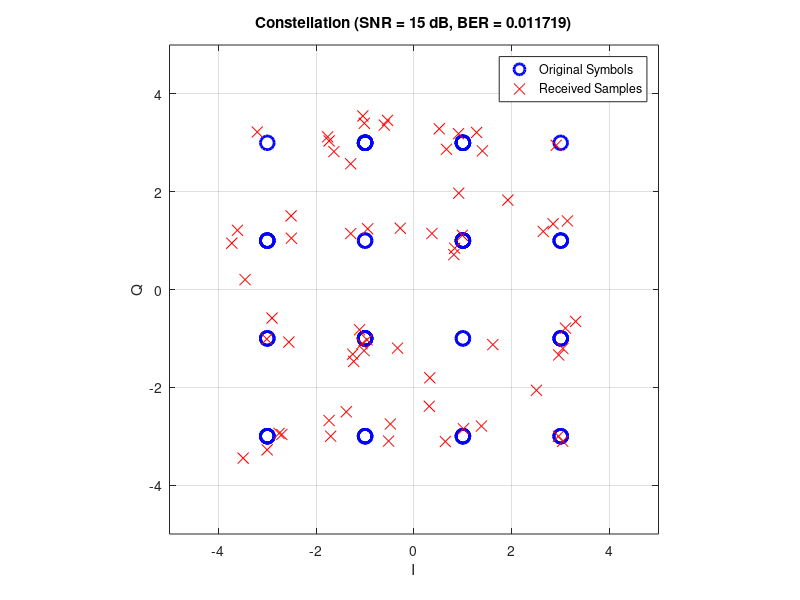
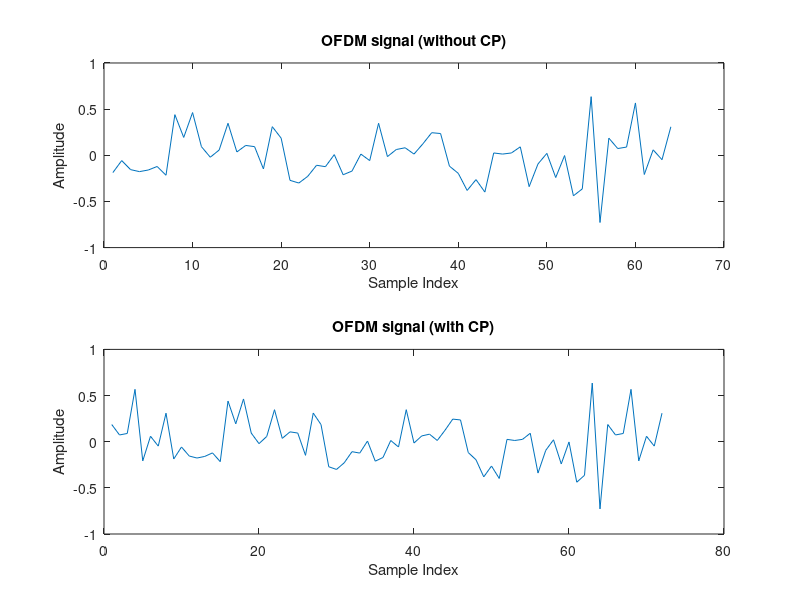

Recreate these plots in MATLAB, in order.
clc , clear
%% Input Data
bits = randi([0 1], 1,256);

num_subcarriers = 64;
padding_needed = mod(4 - mod(length(bits), 4), 4);
bits = [bits, zeros(1, padding_needed)];
I_bits = bits;

%% Bit-to-Symbol Mapping 16-QAMA
bit_4 = reshape(bits ,4, []);
symbols = zeros(1,size(bit_4,2));


for k=1:size(bit_4,2)
    pair = bit_4(: , k);
    if isequal(pair, [0; 0; 0; 0])
        symbols(k)= 1 + 1j;
    elseif isequal(pair, [0; 0; 0; 1])
        symbols(k) = 3 + 1j;
    elseif isequal(pair, [0; 1; 0; 0])
        symbols(k) = 1 + 3j;
    elseif isequal(pair, [0; 1; 0; 1])
        symbols(k) = 3 + 3j;
    elseif isequal(pair, [0; 0; 1; 0])
        symbols(k) = -1 + 1j;
    elseif isequal(pair, [0; 1; 1; 0])
        symbols(k) = -1 + 3j;
    elseif isequal(pair, [0; 0; 1; 1])
        symbols(k) = -3 + 1j;
    elseif isequal(pair, [0; 1; 1; 1])
        symbols(k) = -3 + 3j;
    elseif isequal(pair, [1; 0; 1; 0])
        symbols(k) = -1 - 1j;
    elseif isequal(pair, [1; 1; 1; 0])
        symbols(k) = -1 - 3j;
    elseif isequal(pair, [1; 0; 1; 1])
        symbols(k) = -3 - 1j;
    elseif isequal(pair, [1; 1; 1; 1])
        symbols(k) = -3 - 3j;
    elseif isequal(pair, [1; 0; 0; 0])
        symbols(k) = 1 - 1j;
    elseif isequal(pair, [1; 1; 0; 0])
        symbols(k) = 1 - 3j;
    elseif isequal(pair, [1; 0; 0; 1])
        symbols(k) = 3 - 1j;
    elseif isequal(pair, [1; 1; 0; 1])
        symbols(k) = 3 - 3j;
    end

end
%%  Serial to Parallel
ofdm_blocks = reshape(symbols, num_subcarriers, []); 

%% IFFT
ofdm_time = ifft(ofdm_blocks, num_subcarriers, 1);

%% Adding Cyclic Prefix
cp_len = num_subcarriers / 8;
ofdm_with_cp = zeros(num_subcarriers + cp_len, size(ofdm_time,2));

for i = 1:size(ofdm_time, 2)
   cp = ofdm_time(end - cp_len + 1:end, i);
    ofdm_with_cp(:, i) = [cp; ofdm_time(:, i)];
end

%% Parallel to Serial
ofdm_serial = ofdm_with_cp(:).';


%%





%% Channel
snr = 15; 
rx_serial = awgn(ofdm_serial, snr, 'measured');


%%





%% Serial to Parallel
rx_matrix = reshape(rx_serial,num_subcarriers + cp_len , []);

%% Cyclic Prefix Removal
rx_no_cp = rx_matrix(cp_len+1:end, :); %remove cp

%% FFT
rx_freq = fft(rx_no_cp, num_subcarriers, 1);  % size: [64 × num_blocks]

%% Parallel to Serial
rx_symbols = rx_freq(:).'; 

%% Symbol-to-Bit Mapping 16-QAM

sampled_I = real(rx_symbols);
sampled_Q = imag(rx_symbols);


Rbits = zeros(4,length(rx_symbols));
for k=1 :length(sampled_I)
    if sampled_I(k) > 0 && sampled_I(k) < 2 && sampled_Q(k) > 0 && sampled_Q(k) < 2
        Rbits(:, k) = [0; 0; 0 ; 0];
    elseif sampled_I(k) > 2 && sampled_Q(k) > 0 && sampled_Q(k) < 2
        Rbits(:, k) = [0; 0; 0; 1];
    elseif sampled_I(k) > 0 && sampled_I(k) < 2 && sampled_Q(k) > 2
        Rbits(:, k) = [0 ; 1; 0; 0];
    elseif sampled_I(k) > 2 && sampled_Q(k) > 2
        Rbits(:, k) = [0; 1; 0; 1];
    elseif sampled_I(k) > -2 && sampled_I(k) < 0 && sampled_Q(k) > 0 && sampled_Q(k) < 2
        Rbits(:, k) = [0; 0; 1; 0];
    elseif sampled_I(k) > -2 && sampled_I(k) < 0 && sampled_Q(k) > 2
        Rbits(:, k) = [0 ; 1; 1; 0];
    elseif sampled_I(k) > -2 && sampled_I(k) < 0 && sampled_Q(k) < 0 && sampled_Q(k) > -2
        Rbits(:, k) = [1; 0; 1; 0];
    elseif sampled_I(k) > -2 && sampled_I(k) < 0 && sampled_Q(k) < -2
        Rbits(:, k) = [1; 1; 1; 0];
    elseif sampled_I(k) < -2 && sampled_Q(k) > 0 && sampled_Q(k) < 2
        Rbits(:, k) = [0; 0; 1; 1];
    elseif sampled_I(k) < -2   && sampled_Q(k) > 2
        Rbits(:, k) = [0 ; 1; 1; 1];
    elseif sampled_I(k) < -2 && sampled_Q(k) < 0 && sampled_Q(k) > -2
        Rbits(:, k) = [1; 0; 1; 1];
    elseif sampled_I(k) < -2 && sampled_Q(k) < -2
        Rbits(:, k) = [1; 1; 1; 1];      
    elseif sampled_I(k) > 0 && sampled_I(k) < 2 && sampled_Q(k) < 0 && sampled_Q(k) > -2
        Rbits(:, k) = [1; 0; 0; 0];        
    elseif sampled_I(k) > 0 && sampled_I(k) < 2 && sampled_Q(k) < -2
        Rbits(:, k) = [1; 1; 0; 0];
    elseif sampled_I(k) > 2 && sampled_Q(k) < 0 && sampled_Q(k) > -2
        Rbits(:, k) = [1; 0; 0; 1];
    elseif sampled_I(k) > 2 && sampled_Q(k) < -2
        Rbits(:, k) = [1; 1; 0; 1];

    end
end



%% Output Data

Rbits = Rbits(:).';

min_len = min(length(Rbits), length(I_bits));
num_errors = sum(Rbits(1:min_len) ~= I_bits(1:min_len));
ber = num_errors / min_len;
fprintf('BER: %.4f\n', ber);

figure;
plot(real(symbols), imag(symbols), 'bo', 'MarkerSize', 10, 'LineWidth', 2)
hold on;
plot(sampled_I, sampled_Q, 'rx', 'MarkerSize', 8);
legend('Original Symbols','Received Samples');
grid on;
xlim([-5 5]); ylim([-5 5]);
xlabel('I'); ylabel('Q');
title(['Constellation (SNR = ', num2str(snr), ' dB, BER = ', num2str(ber), ')']);
axis square;



figure;
subplot(2,1,1);
plot(real(ofdm_time(:,1)));
title('OFDM signal (without CP)');
xlabel('Sample Index'); ylabel('Amplitude');

subplot(2,1,2);
plot(real(ofdm_with_cp(:,1)));
title('OFDM signal (with CP)');
xlabel('Sample Index'); ylabel('Amplitude');
